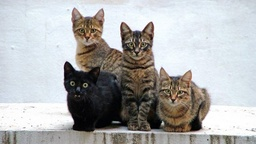
#> input picture E - 通识+专业课程资料/第6学期-机器视觉/Codes/work9/cats.jpg, 256 x 144 px, shrunk from 931 x 524 before the run
$ python 9-1.py
#> lines starting #> are read from the running program, lines starting #| are printed output that depends on the picture; after the words box and inside, x2 and y2 are one past the last pixel; in counts of white or black regions, pixels touching at a corner belong together
import cv2
import numpy as np
import matplotlib.pyplot as plt
plt.rcParams['font.sans-serif'] = ['SimHei']

img_color = cv2.imread("cats.jpg")
#> img_color is the input picture: shape (144, 256, 3); mean B, G, R 176.4, 176.3, 175.7
img_gray = cv2.cvtColor(img_color, cv2.COLOR_BGR2GRAY)

template_color = cv2.imread("cats template.jpg")
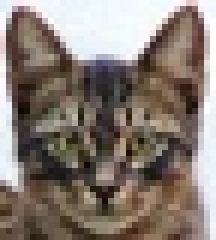
#> input picture E - 通识+专业课程资料/第6学期-机器视觉/Codes/work9/cats template.jpg, 36 x 40 px, shrunk from 132 x 145 before the run (shown 6 times larger)
#> template_color is the input picture: shape (40, 36, 3); mean B, G, R 115.1, 123.2, 134.5
template_gray = cv2.cvtColor(template_color, cv2.COLOR_BGR2GRAY)

def compute_gradient(img):
    Gx = np.zeros_like(img, dtype=np.float32)
    Gy = np.zeros_like(img, dtype=np.float32)
    Gx[:, 1:-1] = img[:, 2:] - img[:, :-2]
    Gy[1:-1, :] = img[2:, :] - img[:-2, :]
    magnitude = np.sqrt(Gx**2 + Gy**2)
    return Gx, Gy, magnitude

# 模板梯度
gx_tpl, gy_tpl, mag_tpl = compute_gradient(template_gray)

# 模板大小
h, w = template_gray.shape
#> h = 40; w = 36

# ========== 进行滑动窗口匹配 ==========
max_score = -np.inf
best_x, best_y = 0, 0

# 遍历原图中的所有可能位置（逐像素滑动）
for y in range(0, img_gray.shape[0] - h):
    for x in range(0, img_gray.shape[1] - w):
        patch = img_gray[y:y+h, x:x+w]
        gx_p, gy_p, mag_p = compute_gradient(patch)

        # 使用方向余弦相似度作为匹配指标（越大越相似）
        score = np.sum(np.cos(gx_tpl - gx_p) * mag_tpl * mag_p)

        if score > max_score:
            max_score = score
            best_x, best_y = x, y
            best_gx, best_gy, best_mag = gx_p, gy_p, mag_p
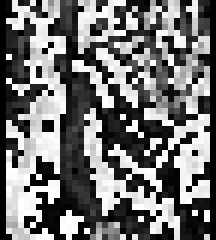
#> best_gx: shape (40, 36) float32 (shown 6 times larger); min 0, max 255, mean 115.2
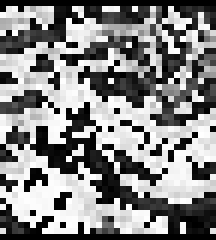
#> best_gy: shape (40, 36) float32 (shown 6 times larger); min 0, max 255, mean 132.1
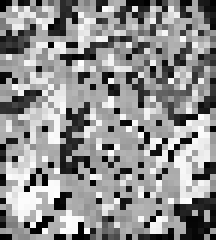
#> best_mag: shape (40, 36) float32 (shown 6 times larger); min 0, max 360.6, mean 202.7; drawn with min black and max white
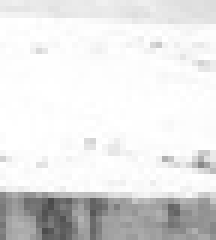
#> patch: shape (40, 36) (shown 6 times larger); min 74, max 255, mean 228.5
#> after the loop, best_x = 145; best_y = 84; max_score = 6495935

matched_img = img_color.copy()
cv2.rectangle(matched_img, (best_x, best_y), (best_x + w, best_y + h), (0, 255, 0), 2)
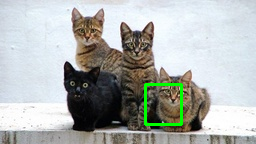
#> matched_img: shape (144, 256, 3); 1.23% of pixels changed, all inside (x1, y1, x2, y2) = (144, 83, 183, 126)

fig, axes = plt.subplots(2, 3, figsize=(15, 8))
fig.suptitle("HOG模板匹配流程图", fontsize=18)

# 上排：原图 / 模板 / 匹配结果
axes[0, 0].imshow(cv2.cvtColor(img_color, cv2.COLOR_BGR2RGB))
axes[0, 0].set_title("原始图像 cats.jpg")
axes[0, 0].axis('off')

axes[0, 1].imshow(template_gray, cmap='gray')
axes[0, 1].set_title("模板图像 cats template.jpg")
axes[0, 1].axis('off')

axes[0, 2].imshow(cv2.cvtColor(matched_img, cv2.COLOR_BGR2RGB))
axes[0, 2].set_title("匹配结果（绿色框）")
axes[0, 2].axis('off')

# 下排：水平梯度 / 垂直梯度 / 梯度幅值
axes[1, 0].imshow(best_gx, cmap='gray')
axes[1, 0].set_title("匹配区域 - Gx（水平方向梯度）")
axes[1, 0].axis('off')

axes[1, 1].imshow(best_gy, cmap='gray')
axes[1, 1].set_title("匹配区域 - Gy（垂直方向梯度）")
axes[1, 1].axis('off')

axes[1, 2].imshow(best_mag, cmap='gray')
axes[1, 2].set_title("匹配区域 - Magnitude（梯度幅值）")
axes[1, 2].axis('off')

plt.tight_layout()
plt.show()
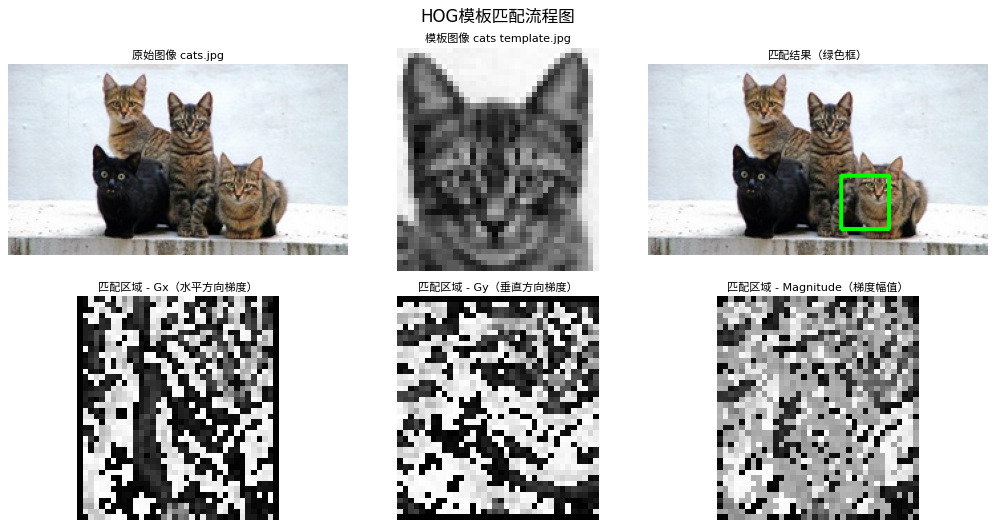
#> figure drawn by matplotlib, 6 panels
